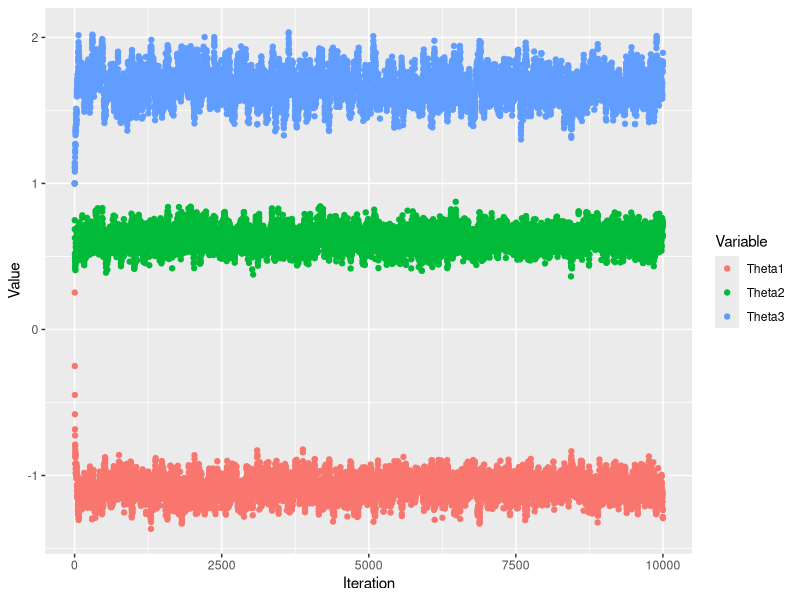

Write the R code that produced this figure.
######################################
###COMM 590  Assignment 2 Question 1
###Qiyuan Wang
######################################

# Library for sampling from Multivariate Normal distribution
require(mvtnorm)
# Library for sampling from Truncated Normal distribution
require(truncnorm)
library(MASS)
library(ggplot2)
library(reshape2)


###Binary Probit Model
BiProbit=function(X,Y,N,mean,variance){
  #This function use Gibbs Sampler to draw from posterior distribution for linear models
  #X,Y are idependent variables matrix and Y is dependent variable vector
  #N is the number of iteration
  #mean and variance are the hyper parameters for regression coefficients' normal prior
  #alpha and beta are the hyper parameters for standard error' gamma prior
  
  nparams=ncol(X)+1#number of parameters to be estimated=number of DV+intercept+latent variable
  nobs=nrow(X)#number of observations
  X=cbind(matrix(1,nrow=nobs,ncol=1),X)
  
  #set the matrix to store draws for beta
  draw=matrix(0,nrow=N,ncol=nparams)
  #set the matrix tos tore draws for latent variable
  latent=matrix(0,nrow=nobs,ncol=1)
  
  #set the starting value for draws
  draw[1,]=1
  
  
  #Gibbs Sampler
  for(i in 2:N){
    #Firstly, draw for latent variable from truncated normal distribution
    #the mean for truncated normal distribution
    meantru=X%*%draw[i-1,1:nparams]
    #the estimate for OLS
    latent[which(Y==1),1]=rtruncnorm(1, a=0, b=Inf, mean = meantru[which(Y==1),1], sd = 1)
    latent[which(Y==0),1]=rtruncnorm(1, a=-Inf, b=0, mean = meantru[which(Y==0),1], sd = 1)
    
    #Secondly, draw for beta from normal distribution
    #calculate the mean and variance for posterior distribution
    meantheta=solve(t(X)%*%X+solve(variance))%*%(t(X)%*%latent+solve(variance)%*%mean)
    variancetheta=solve(t(X)%*%X+solve(variance))
    #draw from multivariate normal distribution
    draw[i,]=mvrnorm(1,meantheta,variancetheta)
    
    #show the iteration results
    cat(paste("Iteration",i,sep=' '),":",draw[i,], "\n")
  }
  return(list(draw,variancetheta))
}


##############test the model
#generate data
beta=c(-1,0.5,1.5)
#generate X
X=rnorm(2000)
X=matrix(X,nrow=1000)
Xtemp=cbind(rep(1,times=1000),X)
#chocie probability
PChoice=pnorm(Xtemp%*%beta)
temp=runif(1000)
Y=as.matrix(as.numeric(temp<=PChoice))

#run the model
N=10000
mean=c(10,10,10)
variance=diag(c(5,5,5))
test=BiProbit(X,Y,N,mean,variance)

#esimate
ThetaEstimate=test[[1]]
ThetaVariance=test[[2]]

colMeans(ThetaEstimate)
ThetaEstimate=as.data.frame(ThetaEstimate)
names(ThetaEstimate)=c('Theta1','Theta2','Theta3')
ThetaEstimate$Iteration=1:10000
ThetaEstimate=melt(ThetaEstimate,id.vars = 4)
names(ThetaEstimate)=c('Iteration','Variable','Value')
qplot(Iteration,Value,data=ThetaEstimate,color=Variable)
